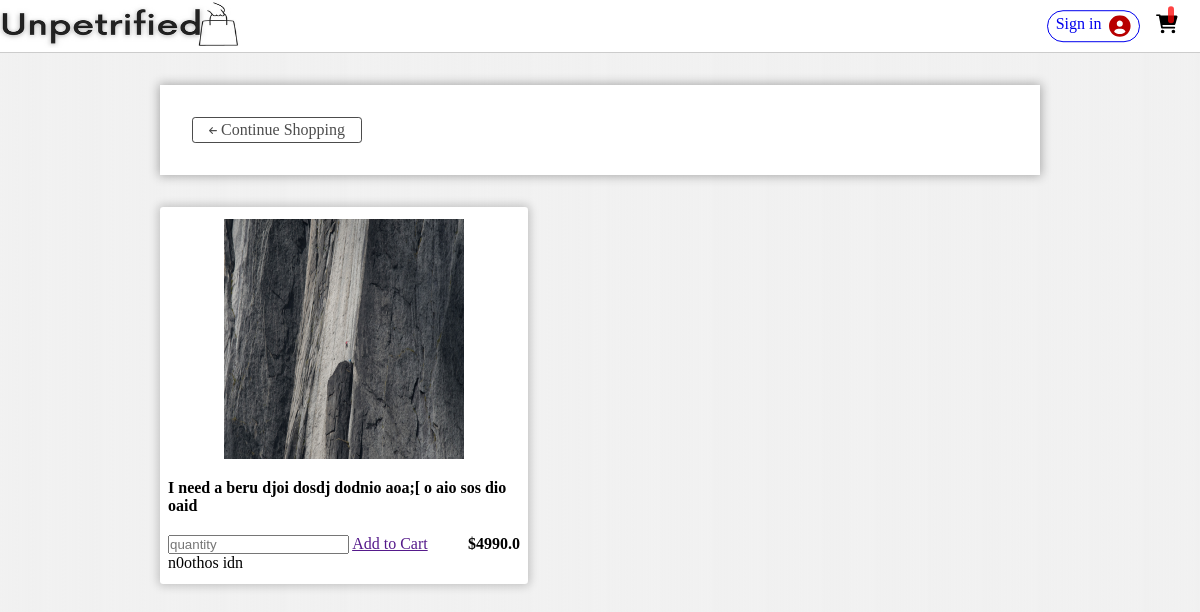
Screenshot of /view_item/5 with the database file from the repository.
### store/models.py (models this page shows, shortened)
class Product(models.Model):
    name = models.CharField(max_length = 100, null=False)
    price = models.FloatField()
    description = models.TextField(null = True,
        validators=[
            MaxLengthValidator(150, 'Describe the item in less than 150 characters')
            ],
        )
    image = models.ImageField(upload_to='item_images')

### store/views.py (the view, shortened to what this page needs)
# urls.py: path('view_item/<int:id>', views.View.as_view(), name='view'),
class View(View):
    def get(self, request, id):
        product = Product.objects.get(id=id)
        return render(request, 'view_item.html', {'product':product})

### templates/view_item.html (shortened to what this page needs)
{% extends 'main.html' %}
{% load static %}
{%block style %}
<link rel="stylesheet" href="{% static 'css/cart.css' %}">
<link rel="stylesheet" href="{% static 'css/store.css' %}">
{% endblock %}
{%block content %}
    <main>
        <section>
            <p>
                <a href="/" class="back">
                    Continue Shopping
                </a>
            </p>
        </section>
        <section class="product">
            <img src="{{product.image.url}}" alt="" class="product-image">
            <div class="product-name">{{product.name}}</div>
            <div class="btns-price">
                <input type="number"placeholder="quantity" min="0">
                <a href="" class="add" data-product="{{product.id}}" data-action="view-addition">Add to Cart</a>
                <span class="price">{{product.price}}</span>
            </div>
            <p class="description">{{product.description}}</p>
        </section>
    </main>
{% endblock %}

### static/css/style.css (style rules this page uses)
* { margin: 0; padding: 0; }
body { background: linear-gradient(to left, rgba(241, 241, 241, 0.1), rgba(241, 241, 241, 0.9), rgba(241, 241, 241, 0.2)); }

### static/css/cart.css (style rules this page uses)
body { background-color: rgb(241, 241, 241); }
main { margin: 2em 8em; }
section { margin: 2em; padding: 2em; box-shadow: 0 0 10px 1px rgba(0, 0, 0, 0.315); background-color: rgba(255, 255, 255); }
p { display: flex; flex-direction: row; justify-content: space-between; }
.back { text-decoration: none; color: rgba(0, 0, 0, 0.7); border: 1px solid; border-radius: .2em; padding: .2em 1em; }
.back svg { width: .5em; fill: rgba(0, 0, 0, 0.7); }

### static/css/store.css (style rules this page uses)
.product { width: 22em; padding: .75em .5em; display: flex; flex-direction: column; background-color: white; border-radius: .2em; box-shadow: 0 0 10px 2px rgba(0, 0, 0, 0.2); }
.product-image { width: 15em; aspect-ratio: 1/1; align-self: center; }
.product-name { font-weight: 900; padding: 1.25em 0; }
.btns-price { position: relative; }
.price::before { content: "$"; font-weight: 900; }
.price { font-weight: 900; position: absolute; right: 0; }

### rows the page displays
Product: image (picture), name "I need a beru djoi dosdj dodnio aoa;[ o aio sos dio oaid", price "4990.0", description "n0othos idn"
